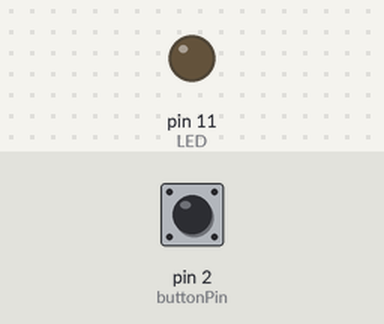
Simulated run of this sketch. Board: Arduino Uno, built with avr-gcc and run on an emulated ATmega328P. Shown: output pins drawn as LEDs (lit = HIGH). The inputs (shaded band) are chosen by the test bench; at power-on: pin 2 (buttonPin) HIGH.

Above: at 1.2 s.
1.3 s: pin 2 (buttonPin) pulled LOW for 0.15 s
At 2.7 s:
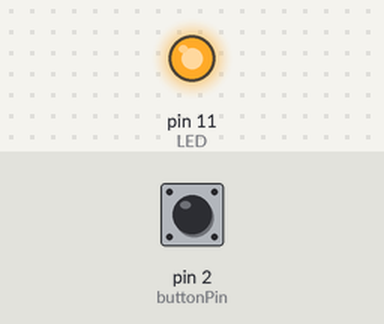
4.4 s: pin 2 (buttonPin) pulsed LOW 2 times (0.12 s each, 0.3 s apart)
At 5.53 s:
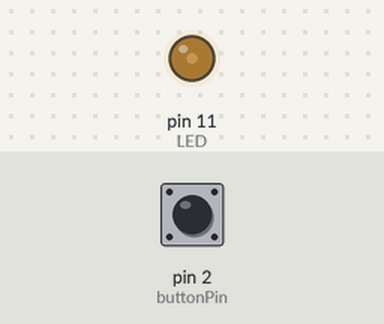
7.4 s: pin 2 (buttonPin) pulled LOW for 1 s
Timing chart, 0 to 10.4 s (numbered marks = the images above; inputs shaded):
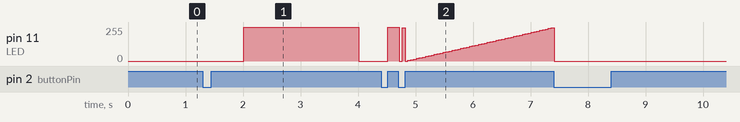

Measured:
- after the input at 1.3 s, pin 11 (LED): 0/255 → 255/255 after 0.71 s, → 0/255 2.0 s later

The sketch:

5_Button_Toggle_Millis_Fade.ino
```cpp
const int buttonPin = 2;
const int LED = 11;

int LEDState = 0;
int buttonState = HIGH; //HIGH is not pressed, and LOW is pressed
int lastButtonState = HIGH;

unsigned long previousMillis = 0;
int numStates = 3;
const unsigned long interval = 2000;
const unsigned long interval2 = 500;
const int fadeInterval = 50;
int fadeCounter = 0;
bool blinkState = false;

void setup() {
  pinMode(LED, OUTPUT);
  pinMode(buttonPin, INPUT_PULLUP);
}

void loop() {
  unsigned long currentMillis = millis();

  checkButton();

  if(LEDState == 1){
    if(currentMillis - previousMillis >= interval){
      previousMillis = currentMillis;

      if(blinkState == true){
        digitalWrite(LED, LOW);
      }
      else{
        digitalWrite(LED, HIGH);
      }
      blinkState = !blinkState;
    }
  } else if(LEDState == 2){
    if(currentMillis - previousMillis >= interval2){
      previousMillis = currentMillis;

      if(blinkState == true){
        digitalWrite(LED, LOW);
      }
      else{
        digitalWrite(LED, HIGH);
      }
      blinkState = !blinkState;
    }
  } else if(LEDState == 3){
    if(currentMillis - previousMillis >= fadeInterval){
      previousMillis = currentMillis;

      analogWrite(LED, fadeCounter);
      if(blinkState == LOW){
        fadeCounter += 5;
        if(fadeCounter >= 255){
          blinkState = HIGH;
        }
      } else {
        fadeCounter -= 5;
        if(fadeCounter <= 0){
          blinkState = LOW;
        }
      }
    }
  } else{
    digitalWrite(LED, LOW);
    blinkState = false;
  }
}


void checkButton(){
  buttonState = digitalRead(buttonPin);
  delay(10);

  if(buttonState == LOW && lastButtonState == HIGH){
    LEDState++;
    if(LEDState > numStates){
      LEDState = 0;
    }
  }
  else {
  }

  lastButtonState = buttonState;
}
```
